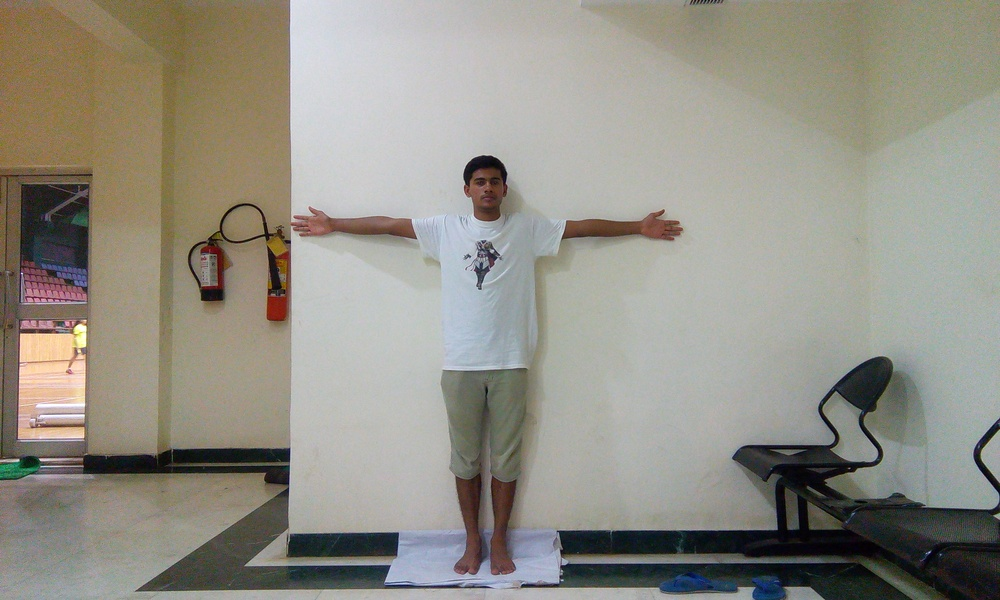
#> input picture IMG_20160604_213653.jpg, 1000 x 600 px, shrunk from 3600 x 2160 before the run
$ python -i outer.py   (imports and definitions only)
#> lines starting #> are read from the running program, lines starting #| are printed output that depends on the picture; after the words box and inside, x2 and y2 are one past the last pixel; in counts of white or black regions, pixels touching at a corner belong together
import cv2
import numpy as np
from matplotlib import pyplot as plt
'''
Usage :
	Inputs :
	i -> name or image of the contour
'''
def encContour(i):
	# Deciding whether i is a name of the image or image itself
#> called with i = 'IMG_20160604_213653.jpg'
	if type(i) == np.ndarray:
		image=i
	else:
		image=cv2.imread(i)
#> image is the input picture: shape (600, 1000, 3); mean B, G, R 134.7, 144.7, 147.5
	gray = cv2.cvtColor(image, cv2.COLOR_BGR2GRAY)
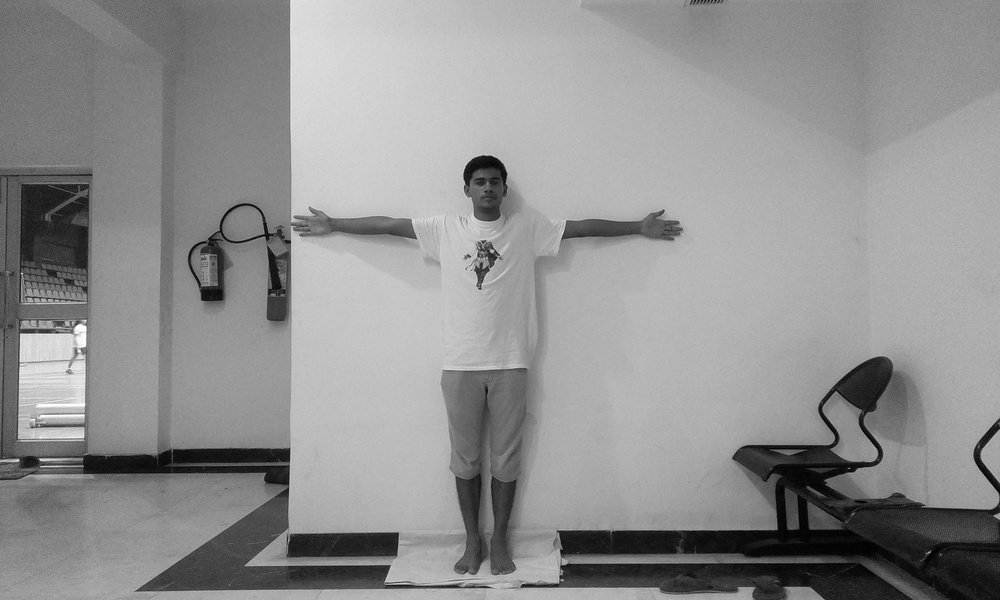
#> gray: shape (600, 1000); min 1, max 255, mean 144.4
	#thresh = cv2.adaptiveThreshold(gray,255,cv2.ADAPTIVE_THRESH_GAUSSIAN_C,cv2.THRESH_BINARY_INV,11,8)
	#plt.imshow(thresh,cmap='gray')
	#plt.show()

	can=cv2.Canny(gray,120,200)
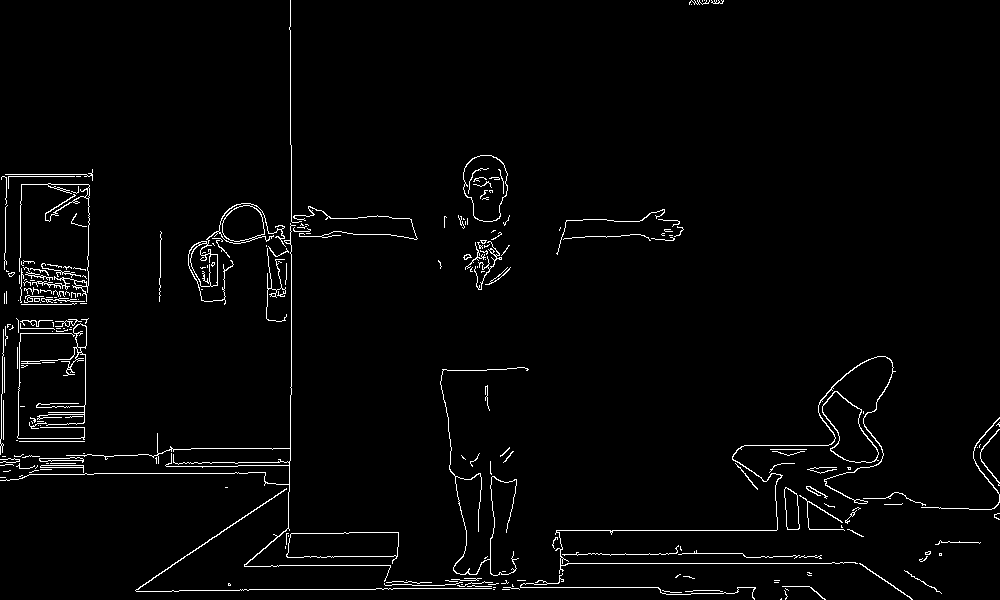
#> can: shape (600, 1000); 2.3% white in thin lines or dots
	#plt.imshow(can,cmap='gray')
	#plt.show()

	closing=cv2.morphologyEx(can,cv2.MORPH_CLOSE,np.ones((3,3),np.uint8),iterations=1)
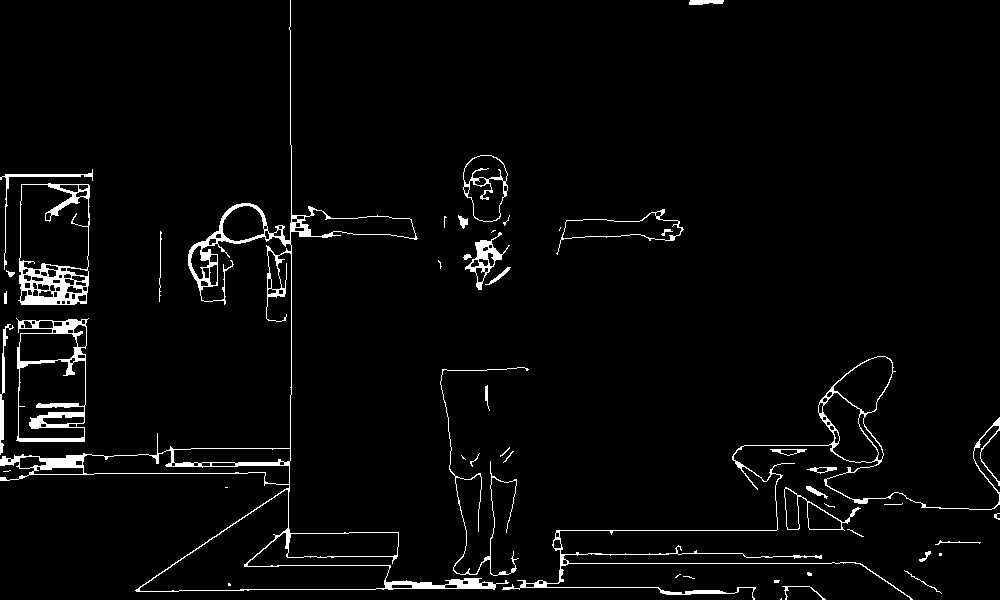
#> closing: shape (600, 1000); 3.2% white; 49 white regions (18 under 20 px)
	#plt.imshow(closing)
	#plt.show()
	contours,hei=cv2.findContours(closing.copy(),cv2.RETR_EXTERNAL,cv2.CHAIN_APPROX_NONE)
#> contours = 47 contours, 25 with area under 20; largest, box (x1, y1, x2, y2) and area: (0, 0, 509, 592) 24664, (18, 183, 90, 305) 8124, (16, 318, 89, 442) 7842, (502, 356, 1000, 600) 5765, (463, 155, 508, 222) 2244; hei = 47 rows, first 6: [1, -1, -1, -1], [2, 0, -1, -1], [3, 1, -1, -1], [4, 2, -1, -1], [5, 3, -1, -1], [6, 4, -1, -1]
	#x=np.zeros(closing.shape,dtype=np.uint8)


	if len(contours) == 1 :
		#cv2.drawContours(x,contours,0,(255),2)
		#plt.imshow(x,'gray')
		#plt.show()
		return contours[0]
	else:
		k=0
		t=contours[0]
#> t = [[781, 598], [780, 599], [781, 599]]
		for i in contours :
			if cv2.arcLength(t,False) < cv2.arcLength(i,False):
				t=i
#> this loop made 47 passes
#> i on passes 1, 16: [[781, 598], [780, 599], [781, 599]], [[225, 487], [226, 487], [227, 487], [226, 487]]
#> after the loop, t = contour of 4000 points, box (x1, y1, x2, y2) (502, 356, 1000, 600), area 5765

	# [4 lines of commented-out code are left out]
	return t
def give_extindices(f):
	fl=f[:,:,0].argmin()
	fr=f[:,:,0].argmax()
	ft=f[:,:,1].argmin()
	fb=f[:,:,1].argmax()

	return {"top":ft,"left":fl,"right":fr,"bottom":fb}

>>> result = encContour('IMG_20160604_213653.jpg')
#> result has the same summary as t in encContour

$ run again, on IMG_20160604_213822.jpg
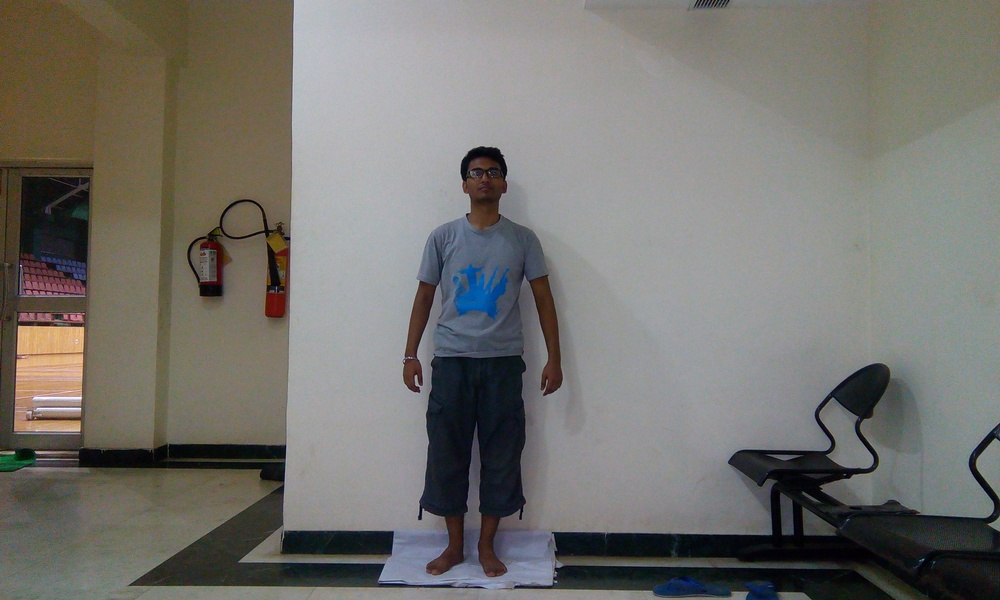
#> input picture IMG_20160604_213822.jpg, 1000 x 600 px, shrunk from 3600 x 2160 before the run
#> in encContour, image is the input picture: shape (600, 1000, 3); mean B, G, R 110.5, 115.3, 117
#> in encContour, `can=cv2.Canny(gray,120,200)`:
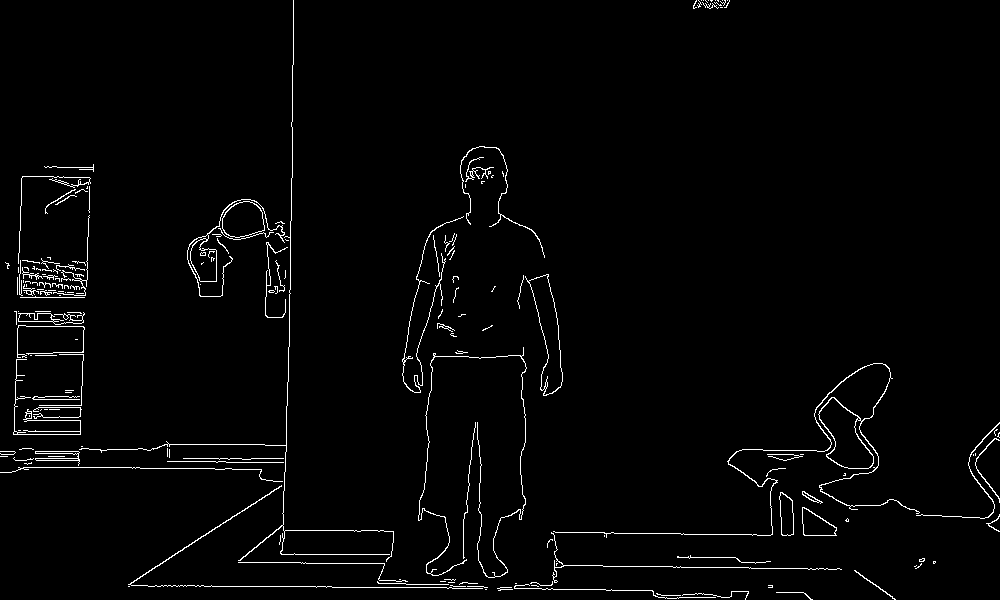
#> can: shape (600, 1000); 2.1% white in thin lines or dots
#> in encContour, `closing=cv2.morphologyEx(can,cv2.MORPH_CLOSE,np.ones((3,3),np.uint8),i..`:
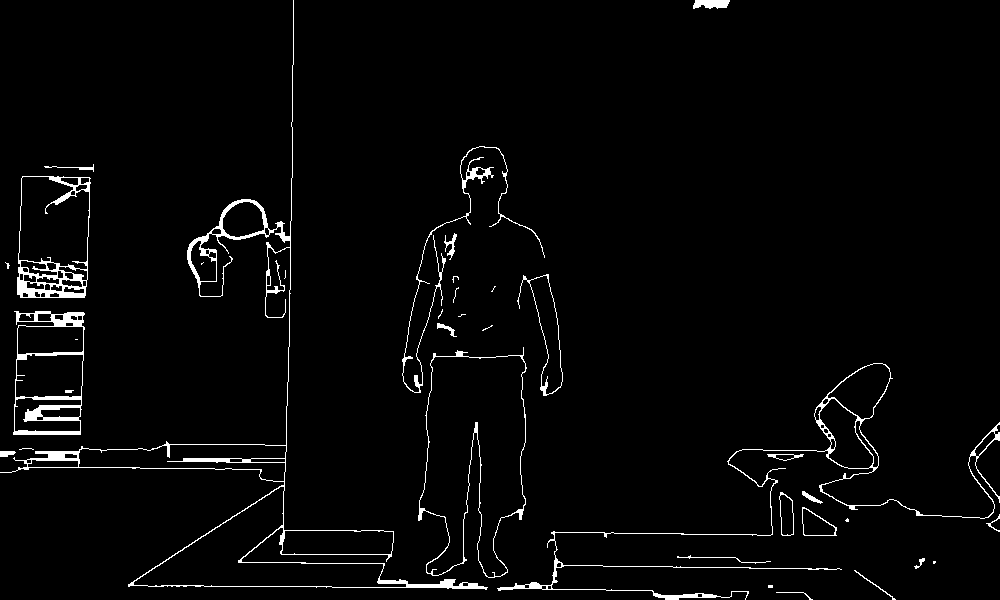
#> closing: shape (600, 1000); 2.7% white; 36 white regions (14 under 20 px)
#> contours = 33 contours, 15 with area under 20; largest, box (x1, y1, x2, y2) and area: (0, 0, 488, 590) 21153, (418, 347, 527, 578) 16788, (17, 176, 91, 298) 8230, (13, 311, 85, 435) 7858, (497, 363, 1000, 600) 5767; hei = 33 rows, first 6: [1, -1, -1, -1], [2, 0, -1, -1], [3, 1, -1, -1], [4, 2, -1, -1], [5, 3, -1, -1], [6, 4, -1, -1]
#> in encContour, `t=contours[0]`: t = contour of 73 points, box (x1, y1, x2, y2) (776, 592, 813, 600), area 6
#> the loop in encContour, `for i in contours :` made 33 passes
#> after the loop in encContour, `for i in contours :`: t = contour of 3680 points, box (x1, y1, x2, y2) (0, 0, 488, 590), area 21153
#> result has the same summary as t in encContour
